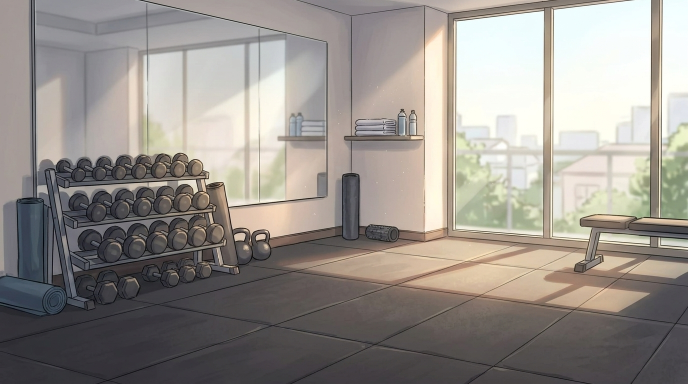
#> input picture .claude/skills/white-mascot-fitness-explainer/example/sleep-muscle/assets_raw/B01.jpg, 1376 x 768 px, given in place of C06.png, which was not available (shown at 1/2 size)
$ python cover.py out.png
#> lines starting #> are read from the running program, lines starting #| are printed output that depends on the picture; after the words box and inside, x2 and y2 are one past the last pixel; in counts of white or black regions, pixels touching at a corner belong together
### .claude/skills/white-mascot-fitness-explainer/engine/render.py
import sys, math, os, subprocess
import numpy as np
from PIL import Image, ImageDraw, ImageFont, ImageFilter

W, H, FPS = 1920, 1080, 30
HERE = os.path.dirname(os.path.abspath(__file__))
PROJ = os.path.abspath(os.environ.get('PROJ', '.'))
sys.path.insert(0, PROJ)
from episode import SHOTS, END, FLAT, FLAT2
FONT = {k: os.path.join(HERE, 'fonts', v) for k, v in
        dict(big='Kanit-LightItalic.ttf', bold='Kanit-Bold.ttf', box='Kanit-Medium.ttf',
             center='Kanit-SemiBoldItalic.ttf', num='Kanit-Bold.ttf').items()}
_fc = {}
# [4 lines left out: function font, not called in this run]

def ease(p): p = min(1, max(0, p)); return 1 - (1 - p) ** 3
def lerp(a, b, p): return a + (b - a) * p

# ---------- assets ----------
_assets = {}
def asset(name):
    if name in _assets: return _assets[name]
    if name.startswith('B'):
        im = Image.open(os.path.join(PROJ, 'assets_raw', name + '.jpg')).convert('RGB')
        im = im.resize((W, int(W * im.size[1] / im.size[0])), Image.LANCZOS)
        _assets[name] = im; return im
    im = Image.open(os.path.join(PROJ, 'assets_key', name + '.png')).convert('RGBA')
    pad = 40
    big = Image.new('RGBA', (im.size[0] + 2 * pad, im.size[1] + 2 * pad), (0, 0, 0, 0)); big.paste(im, (pad, pad))
    a = big.getchannel('A')
    if name.startswith('R'):  # sticker white outline for props
        o = a.filter(ImageFilter.MaxFilter(13)).filter(ImageFilter.GaussianBlur(1))
        st = Image.new('RGBA', big.size, (255, 255, 255, 0)); st.putalpha(o)
        st.alpha_composite(big); big = st; a = big.getchannel('A')
    sh = Image.new('RGBA', big.size, (10, 25, 35, 0))
    sh.putalpha(a.filter(ImageFilter.GaussianBlur(14)).point(lambda v: int(v * 0.42)))
    _assets[name] = (big, sh, pad)
    return _assets[name]

def place(canvas, name, cx, by, h, alpha=1.0, scale=1.0, flip=False, shadow=True, rot=0):
    """cx,by: bottom-centre in px; h: target visible height px"""
    big, sh, pad = asset(name)
    vis_h = big.size[1] - 2 * pad
    k = h * scale / vis_h
    if k <= 0.01 or alpha <= 0.01: return
    sz = (max(1, int(big.size[0] * k)), max(1, int(big.size[1] * k)))
    im = big.resize(sz, Image.BILINEAR)
    s2 = sh.resize(sz, Image.BILINEAR) if shadow else None
    if flip:
        im = im.transpose(Image.FLIP_LEFT_RIGHT)
        if s2: s2 = s2.transpose(Image.FLIP_LEFT_RIGHT)
    if rot:
        im = im.rotate(rot, Image.BICUBIC, expand=True)
        if s2: s2 = s2.rotate(rot, Image.BICUBIC, expand=True)
    if alpha < 1:
        im.putalpha(im.getchannel('A').point(lambda v: int(v * alpha)))
        if s2: s2.putalpha(s2.getchannel('A').point(lambda v: int(v * alpha)))
    x = int(cx - im.size[0] / 2); y = int(by - im.size[1] + pad * k)
    if s2: canvas.alpha_composite_safe(s2, (x + int(14 * k * 3), y + int(10 * k * 3)))
    canvas.alpha_composite_safe(im, (x, y))

class Canvas:
    def __init__(self, base): self.im = base.convert('RGBA')
    def alpha_composite_safe(self, im, xy):
        x, y = xy
        x0, y0 = max(0, x), max(0, y); x1, y1 = min(W, x + im.size[0]), min(H, y + im.size[1])
        if x1 <= x0 or y1 <= y0: return
        self.im.alpha_composite(im.crop((x0 - x, y0 - y, x1 - x, y1 - y)), (x0, y0))

# ---------- backgrounds ----------
_flat = {}
def flat_bg(color, split=None):
#> called with color = (44, 122, 140)
    k = (color, split)
    if k in _flat: return _flat[k]
    yy, xx = np.mgrid[0:H, 0:W]
    r = np.sqrt(((xx - W / 2) / (W * 0.75)) ** 2 + ((yy - H * 0.45) / (H * 0.85)) ** 2)
    v = (1.06 - 0.28 * np.clip(r, 0, 1.2))[..., None]
    c = np.array(color, np.float32)[None, None, :]
    img = c * v
    if split:
        c2 = np.array(split, np.float32)[None, None, :]
        img = np.where((xx >= W // 2)[..., None], c2 * v, img)
    noise = np.random.default_rng(1).normal(0, 2.2, (H, W, 1))
    im = Image.fromarray(np.clip(img + noise, 0, 255).astype(np.uint8), 'RGB')
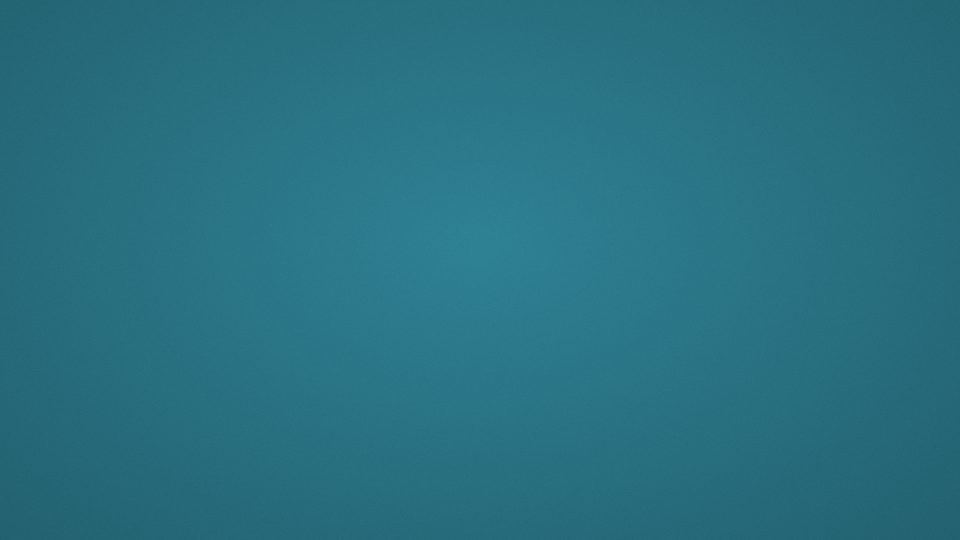
#> im: PIL image 1920x1080 RGB (shown at 1/2 size); mean R, G, B 40.2, 112.3, 129
    _flat[k] = im; return im

# [56 lines left out: functions plate, draw_text, red_x, not called in this run]

# ---------- v2: sub-pixel layer engine ----------
def eio(p): p = min(1, max(0, p)); return 0.5 - 0.5 * math.cos(math.pi * p)          # ease in-out sine
def eio3(p): p = min(1, max(0, p)); return 4*p**3 if p < .5 else 1 - (-2*p + 2)**3 / 2

def M_T(x, y): return np.array([[1, 0, x], [0, 1, y], [0, 0, 1]], float)
def M_S(s): return np.array([[s, 0, 0], [0, s, 0], [0, 0, 1]], float)
def M_R(deg):
    a = math.radians(deg); c, s = math.cos(a), math.sin(a)
    return np.array([[c, s, 0], [-s, c, 0], [0, 0, 1]], float)

def warp(im, M, mode=Image.BICUBIC):
    inv = np.linalg.inv(M)
    return im.transform((W, H), Image.AFFINE, tuple(inv[0]) + tuple(inv[1]), mode)

_layer = {}
# [19 lines left out: function layer_img, not called in this run]

def with_alpha(im, a):
    if a >= 0.999: return im
    im = im.copy(); im.putalpha(im.getchannel('A').point(lambda v: int(v * a))); return im

# [77 lines left out: functions cam_z, render_shot, shot_idx, not called in this run]

DIS = 0.35
# [17 lines left out: function render, not called in this run]

OUTDIR = os.environ.get('OUTDIR', os.path.join(PROJ, 'work', 'stills'))
# [13 lines that do not run on import are left out]

### .claude/skills/white-mascot-fitness-explainer/engine/cover.py
"""Cover 1920x1080 from episode.COVER = dict(lines=[(text, (r,g,b)), ...], layers=[(asset, cx_px, bottom_px, height_px), ...], text_x=1180)"""
import sys, os
from PIL import Image, ImageDraw, ImageFont, ImageFilter
import render
from episode import COVER
W, H = 1920, 1080
c = render.Canvas(render.flat_bg(render.FLAT)); c.im = c.im.convert('RGBA')
for (n, x, by, h) in COVER['layers']:
    render.place(c, n, x, by, h, shadow=not n.startswith('C09'))
#> in asset, `big = Image.new('RGBA', (im.size[0] + 2 * pad, im.size[1] + 2 * pad), `: big: PIL image 1456x848 RGBA; every value is 0
#> in asset, `big.paste(im, (pad, pad))`:
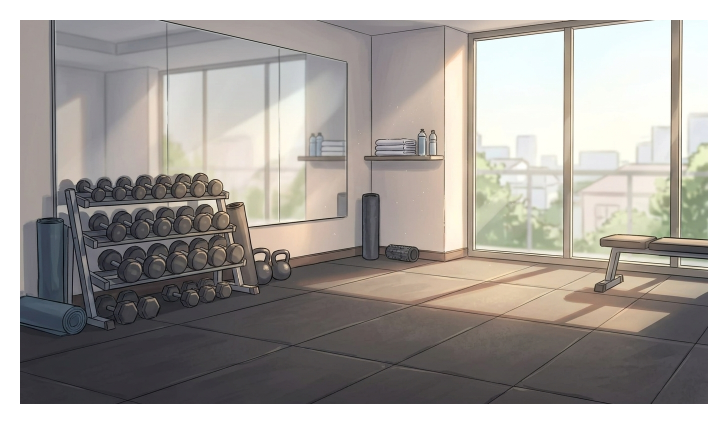
#> big: PIL image 1456x848 RGBA (shown at 1/2 size); mean R, G, B, A 128.4, 123.7, 118.9, 218.3; transparent parts drawn white
#> in asset, `a = big.getchannel('A')`:
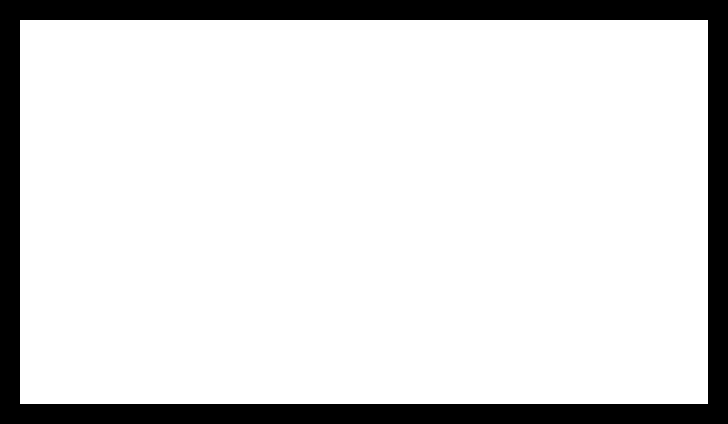
#> a: PIL image 1456x848 L (shown at 1/2 size); 85.6% white; 1 black region, box (x1, y1, x2, y2) and area: (0, 0, 1456, 848) 177920
#> in asset, `sh.putalpha(a.filter(ImageFilter.GaussianBlur(14)).point(lambda v: int..`:
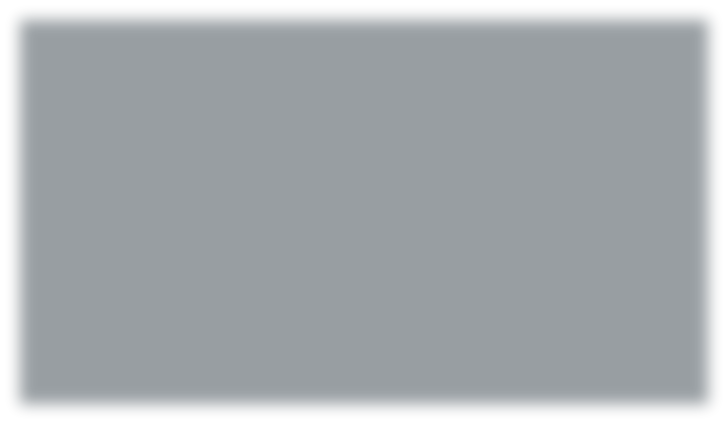
#> sh: PIL image 1456x848 RGBA (shown at 1/2 size); mean R, G, B, A 10, 25, 35, 91.5; transparent parts drawn white
#> in place, `big, sh, pad = asset(name)`: pad = 40
#> in place, `vis_h = big.size[1] - 2 * pad`: vis_h = 768
#> in place, `k = h * scale / vis_h`: k = 1.28
#> in place, `sz = (max(1, int(big.size[0] * k)), max(1, int(big.size[1] * k)))`: sz = (1857, 1082)
#> in place, `y = int(by - im.size[1] + pad * k)`: y = 69
#> in alpha_composite_safe, `self.im.alpha_composite(im.crop((x0 - x, y0 - y, x1 - x, y1 - y)), (x0..`:
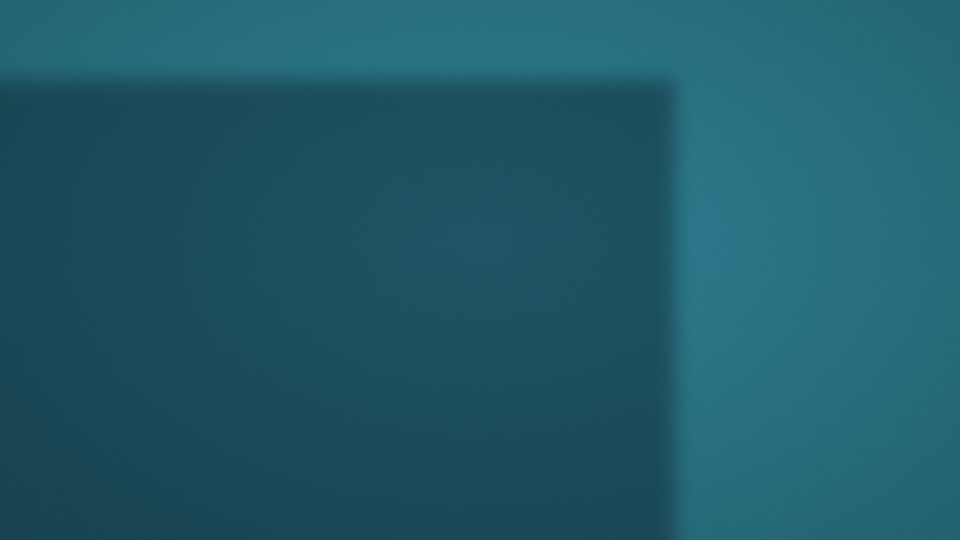
#> self.im: PIL image 1920x1080 RGBA (shown at 1/2 size); mean R, G, B, A 32.2, 89.3, 104.7, 255
#> call 2 of alpha_composite_safe, with xy = (-508, 69)
#> in alpha_composite_safe (call 2), `self.im.alpha_composite(im.crop((x0 - x, y0 - y, x1 - x, y1 - y)), (x0..`:
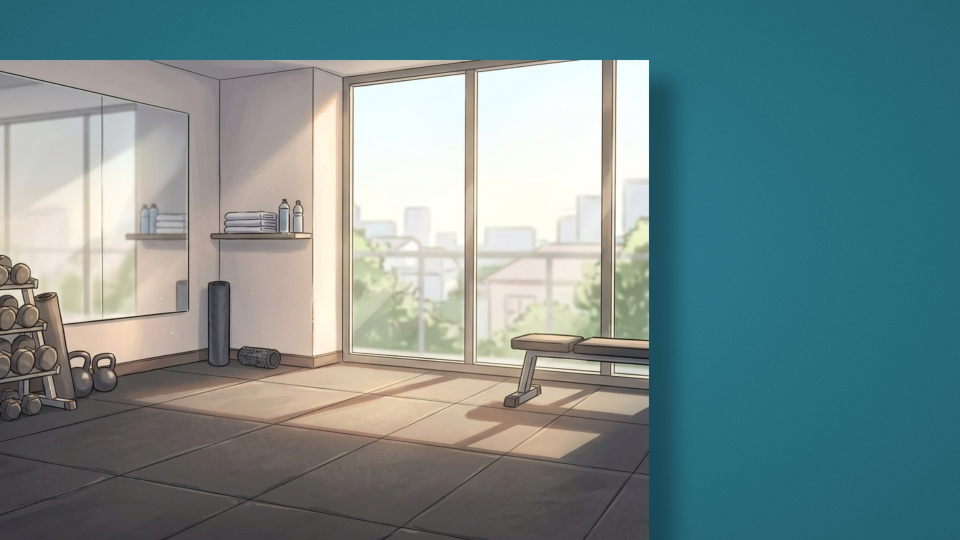
#> self.im: PIL image 1920x1080 RGBA (shown at 1/2 size); mean R, G, B, A 115.2, 138.6, 139.9, 255
#> pass 2 of the loop `for (n, x, by, h) in COVER['layers']:`:
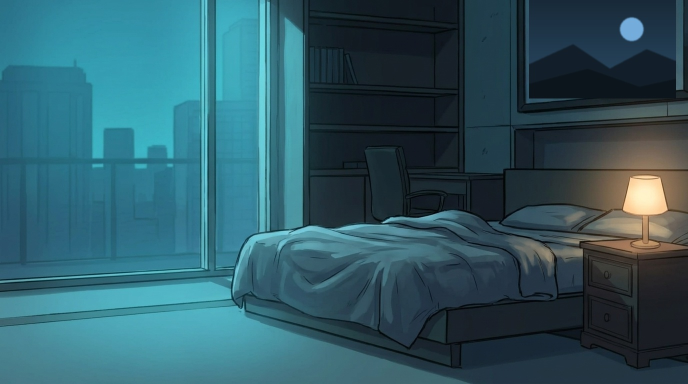
#> input picture .claude/skills/white-mascot-fitness-explainer/example/sleep-muscle/assets_raw/B02.jpg, 1376 x 768 px, given in place of R04.png, which was not available (shown at 1/2 size)
#> k = 0.339
#> sz = (492, 287)
#> in place (call 2), `s2 = sh.resize(sz, Image.BILINEAR) if shadow else None`:
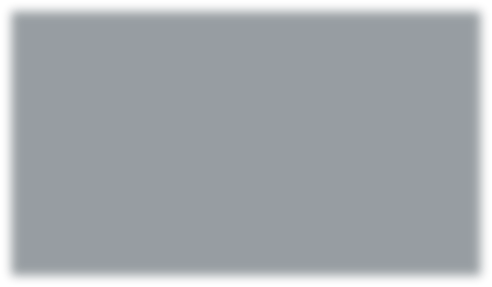
#> s2: PIL image 492x287 RGBA; mean R, G, B, A 8.5, 22.5, 34, 93.7; transparent parts drawn white
#> in place (call 2), `y = int(by - im.size[1] + pad * k)`: y = 736
#> in alpha_composite_safe (call 4), `self.im.alpha_composite(im.crop((x0 - x, y0 - y, x1 - x, y1 - y)), (x0..`:
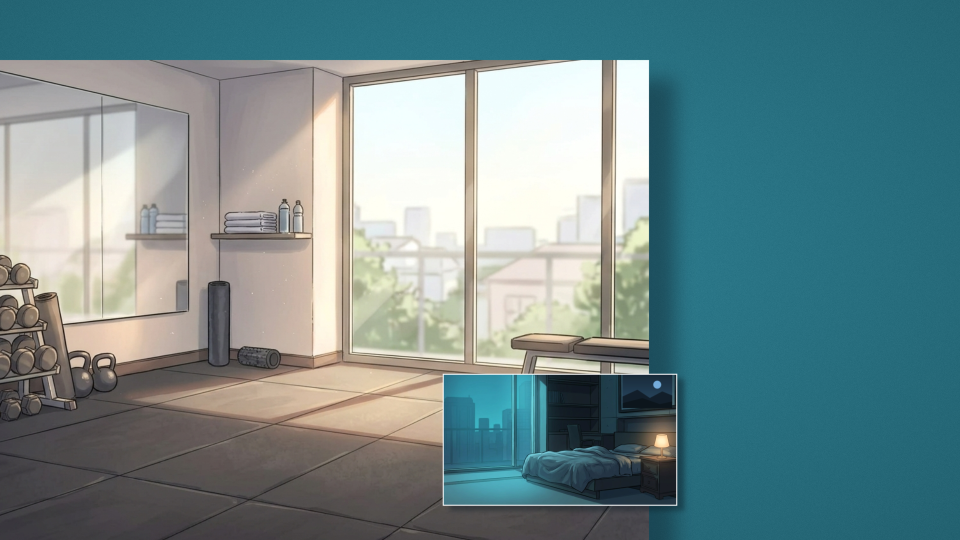
#> self.im: PIL image 1920x1080 RGBA (shown at 1/2 size); mean R, G, B, A 111.2, 137.4, 139.7, 255
im = c.im; tx = COVER.get('text_x', 1180)
lay = Image.new('RGBA', (W, H), (0, 0, 0, 0)); d = ImageDraw.Draw(lay)
#> after `lay = Image.new('RGBA', (W, H), (0, 0, 0, 0))`: lay: PIL image 1920x1080 RGBA; every value is 0
sh = Image.new('RGBA', (W, H), (0, 0, 0, 0)); ds = ImageDraw.Draw(sh)
y = 250
for i, (txt, col) in enumerate(COVER['lines']):
    size = 190 if i == 0 else 150
    f = ImageFont.truetype(os.path.join(render.HERE, 'fonts', 'Kanit-Bold.ttf'), size, layout_engine=ImageFont.Layout.RAQM)
    ds.text((tx + 8, y + 10), txt, font=f, fill=(0, 20, 30, 200), anchor='mm')
    d.text((tx, y), txt, font=f, fill=tuple(col) + (255,), anchor='mm', stroke_width=6, stroke_fill=(20, 40, 50))
    y += 200
#> after the loop, y = 650
sh = sh.filter(ImageFilter.GaussianBlur(8)); im.alpha_composite(sh); im.alpha_composite(lay)
#> after `im.alpha_composite(lay)`:
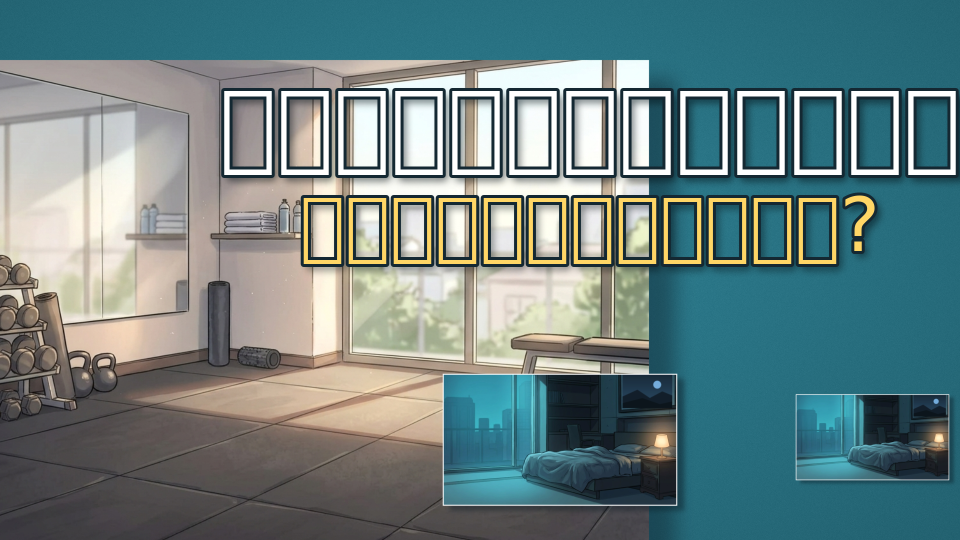
#> im: PIL image 1920x1080 RGBA (shown at 1/2 size); mean R, G, B, A 107.1, 129.7, 130.2, 255
im.convert('RGB').save(sys.argv[1], quality=90); print('cover ->', sys.argv[1])
#| cover -> out.png
